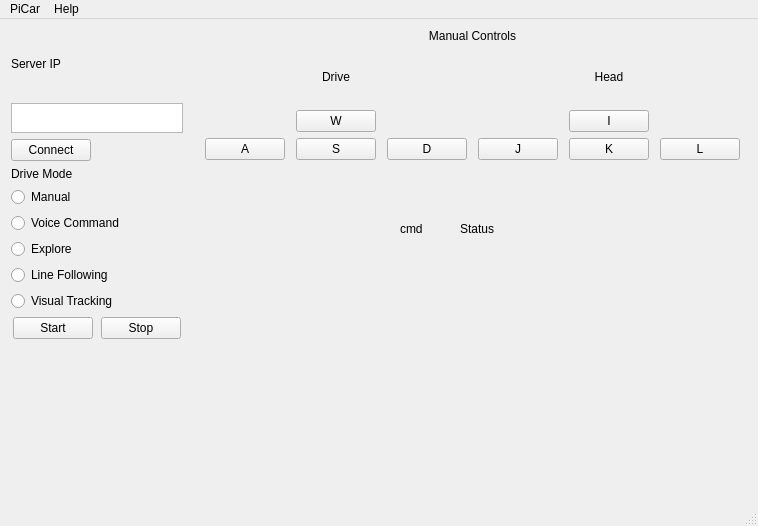
<?xml version="1.0" encoding="UTF-8"?>
<ui version="4.0">
 <class>MainWindow</class>
 <widget class="QMainWindow" name="MainWindow">
  <property name="enabled">
   <bool>true</bool>
  </property>
  <property name="geometry">
   <rect>
    <x>0</x>
    <y>0</y>
    <width>758</width>
    <height>526</height>
   </rect>
  </property>
  <property name="windowTitle">
   <string>MainWindow</string>
  </property>
  <widget class="QWidget" name="centralwidget">
   <widget class="QLabel" name="label_6">
    <property name="geometry">
     <rect>
      <x>460</x>
      <y>200</y>
      <width>67</width>
      <height>19</height>
     </rect>
    </property>
    <property name="text">
     <string>Status</string>
    </property>
   </widget>
   <widget class="QLabel" name="label_7">
    <property name="geometry">
     <rect>
      <x>400</x>
      <y>200</y>
      <width>67</width>
      <height>19</height>
     </rect>
    </property>
    <property name="text">
     <string>cmd</string>
    </property>
   </widget>
   <widget class="QWidget" name="layoutWidget">
    <property name="geometry">
     <rect>
      <x>11</x>
      <y>11</y>
      <width>172</width>
      <height>309</height>
     </rect>
    </property>
    <layout class="QVBoxLayout" name="verticalLayout_3">
     <item>
      <layout class="QVBoxLayout" name="verticalLayout">
       <property name="sizeConstraint">
        <enum>QLayout::SetDefaultConstraint</enum>
       </property>
       <item>
        <widget class="QLabel" name="label">
         <property name="text">
          <string>Server IP</string>
         </property>
        </widget>
       </item>
       <item>
        <widget class="QPlainTextEdit" name="plainTextEdit">
         <property name="sizePolicy">
          <sizepolicy hsizetype="Maximum" vsizetype="Expanding">
           <horstretch>0</horstretch>
           <verstretch>0</verstretch>
          </sizepolicy>
         </property>
         <property name="minimumSize">
          <size>
           <width>0</width>
           <height>30</height>
          </size>
         </property>
         <property name="maximumSize">
          <size>
           <width>16777215</width>
           <height>30</height>
          </size>
         </property>
         <property name="focusPolicy">
          <enum>Qt::ClickFocus</enum>
         </property>
         <property name="verticalScrollBarPolicy">
          <enum>Qt::ScrollBarAlwaysOff</enum>
         </property>
         <property name="horizontalScrollBarPolicy">
          <enum>Qt::ScrollBarAlwaysOff</enum>
         </property>
         <property name="tabChangesFocus">
          <bool>true</bool>
         </property>
         <property name="lineWrapMode">
          <enum>QPlainTextEdit::NoWrap</enum>
         </property>
         <property name="maximumBlockCount">
          <number>1</number>
         </property>
        </widget>
       </item>
       <item>
        <widget class="QPushButton" name="pushButton">
         <property name="sizePolicy">
          <sizepolicy hsizetype="Maximum" vsizetype="Fixed">
           <horstretch>0</horstretch>
           <verstretch>0</verstretch>
          </sizepolicy>
         </property>
         <property name="text">
          <string>Connect</string>
         </property>
        </widget>
       </item>
      </layout>
     </item>
     <item>
      <layout class="QVBoxLayout" name="verticalLayout_2">
       <item>
        <widget class="QLabel" name="label_2">
         <property name="text">
          <string>Drive Mode</string>
         </property>
        </widget>
       </item>
       <item>
        <widget class="QRadioButton" name="radioButton">
         <property name="text">
          <string>Manual</string>
         </property>
        </widget>
       </item>
       <item>
        <widget class="QRadioButton" name="radioButton_2">
         <property name="text">
          <string>Voice Command</string>
         </property>
        </widget>
       </item>
       <item>
        <widget class="QRadioButton" name="radioButton_5">
         <property name="text">
          <string>Explore</string>
         </property>
        </widget>
       </item>
       <item>
        <widget class="QRadioButton" name="radioButton_3">
         <property name="text">
          <string>Line Following</string>
         </property>
        </widget>
       </item>
       <item>
        <widget class="QRadioButton" name="radioButton_4">
         <property name="text">
          <string>Visual Tracking</string>
         </property>
        </widget>
       </item>
       <item>
        <layout class="QHBoxLayout" name="horizontalLayout">
         <property name="sizeConstraint">
          <enum>QLayout::SetNoConstraint</enum>
         </property>
         <item>
          <widget class="QPushButton" name="pushButton_2">
           <property name="sizePolicy">
            <sizepolicy hsizetype="Maximum" vsizetype="Fixed">
             <horstretch>0</horstretch>
             <verstretch>0</verstretch>
            </sizepolicy>
           </property>
           <property name="text">
            <string>Start</string>
           </property>
          </widget>
         </item>
         <item>
          <widget class="QPushButton" name="pushButton_3">
           <property name="sizePolicy">
            <sizepolicy hsizetype="Fixed" vsizetype="Fixed">
             <horstretch>0</horstretch>
             <verstretch>0</verstretch>
            </sizepolicy>
           </property>
           <property name="text">
            <string>Stop</string>
           </property>
          </widget>
         </item>
        </layout>
       </item>
      </layout>
     </item>
    </layout>
   </widget>
   <widget class="QWidget" name="layoutWidget">
    <property name="geometry">
     <rect>
      <x>200</x>
      <y>10</y>
      <width>545</width>
      <height>131</height>
     </rect>
    </property>
    <layout class="QVBoxLayout" name="verticalLayout_4">
     <item>
      <widget class="QLabel" name="label_5">
       <property name="sizePolicy">
        <sizepolicy hsizetype="Preferred" vsizetype="Maximum">
         <horstretch>0</horstretch>
         <verstretch>0</verstretch>
        </sizepolicy>
       </property>
       <property name="text">
        <string>Manual Controls</string>
       </property>
       <property name="alignment">
        <set>Qt::AlignCenter</set>
       </property>
      </widget>
     </item>
     <item>
      <layout class="QGridLayout" name="gridLayout">
       <item row="1" column="1">
        <widget class="QPushButton" name="pushButton_4">
         <property name="sizePolicy">
          <sizepolicy hsizetype="Maximum" vsizetype="Fixed">
           <horstretch>0</horstretch>
           <verstretch>0</verstretch>
          </sizepolicy>
         </property>
         <property name="text">
          <string>W</string>
         </property>
         <property name="shortcut">
          <string>W</string>
         </property>
        </widget>
       </item>
       <item row="1" column="4">
        <widget class="QPushButton" name="pushButton_12">
         <property name="sizePolicy">
          <sizepolicy hsizetype="Maximum" vsizetype="Fixed">
           <horstretch>0</horstretch>
           <verstretch>0</verstretch>
          </sizepolicy>
         </property>
         <property name="text">
          <string>I</string>
         </property>
         <property name="shortcut">
          <string notr="true">I</string>
         </property>
         <property name="autoRepeat">
          <bool>true</bool>
         </property>
         <property name="autoRepeatDelay">
          <number>300</number>
         </property>
         <property name="autoRepeatInterval">
          <number>100</number>
         </property>
         <property name="autoDefault">
          <bool>false</bool>
         </property>
         <property name="default">
          <bool>false</bool>
         </property>
         <property name="flat">
          <bool>false</bool>
         </property>
        </widget>
       </item>
       <item row="2" column="1">
        <widget class="QPushButton" name="pushButton_5">
         <property name="sizePolicy">
          <sizepolicy hsizetype="Maximum" vsizetype="Fixed">
           <horstretch>0</horstretch>
           <verstretch>0</verstretch>
          </sizepolicy>
         </property>
         <property name="text">
          <string>S</string>
         </property>
         <property name="shortcut">
          <string>S</string>
         </property>
        </widget>
       </item>
       <item row="2" column="4">
        <widget class="QPushButton" name="pushButton_14">
         <property name="sizePolicy">
          <sizepolicy hsizetype="Maximum" vsizetype="Fixed">
           <horstretch>0</horstretch>
           <verstretch>0</verstretch>
          </sizepolicy>
         </property>
         <property name="text">
          <string>K</string>
         </property>
         <property name="shortcut">
          <string>K</string>
         </property>
        </widget>
       </item>
       <item row="0" column="1">
        <widget class="QLabel" name="label_3">
         <property name="text">
          <string>Drive</string>
         </property>
         <property name="alignment">
          <set>Qt::AlignCenter</set>
         </property>
        </widget>
       </item>
       <item row="2" column="0">
        <widget class="QPushButton" name="pushButton_7">
         <property name="sizePolicy">
          <sizepolicy hsizetype="Maximum" vsizetype="Fixed">
           <horstretch>0</horstretch>
           <verstretch>0</verstretch>
          </sizepolicy>
         </property>
         <property name="text">
          <string>A</string>
         </property>
         <property name="shortcut">
          <string>A</string>
         </property>
        </widget>
       </item>
       <item row="2" column="2">
        <widget class="QPushButton" name="pushButton_6">
         <property name="sizePolicy">
          <sizepolicy hsizetype="Maximum" vsizetype="Fixed">
           <horstretch>0</horstretch>
           <verstretch>0</verstretch>
          </sizepolicy>
         </property>
         <property name="text">
          <string>D</string>
         </property>
         <property name="shortcut">
          <string>D</string>
         </property>
        </widget>
       </item>
       <item row="2" column="5">
        <widget class="QPushButton" name="pushButton_15">
         <property name="sizePolicy">
          <sizepolicy hsizetype="Maximum" vsizetype="Fixed">
           <horstretch>0</horstretch>
           <verstretch>0</verstretch>
          </sizepolicy>
         </property>
         <property name="text">
          <string>L</string>
         </property>
         <property name="shortcut">
          <string>L</string>
         </property>
        </widget>
       </item>
       <item row="2" column="3">
        <widget class="QPushButton" name="pushButton_13">
         <property name="sizePolicy">
          <sizepolicy hsizetype="Maximum" vsizetype="Fixed">
           <horstretch>0</horstretch>
           <verstretch>0</verstretch>
          </sizepolicy>
         </property>
         <property name="text">
          <string>J</string>
         </property>
         <property name="shortcut">
          <string>J</string>
         </property>
        </widget>
       </item>
       <item row="0" column="4">
        <widget class="QLabel" name="label_4">
         <property name="text">
          <string>Head</string>
         </property>
         <property name="alignment">
          <set>Qt::AlignCenter</set>
         </property>
        </widget>
       </item>
      </layout>
     </item>
    </layout>
   </widget>
  </widget>
  <widget class="QMenuBar" name="menubar">
   <property name="geometry">
    <rect>
     <x>0</x>
     <y>0</y>
     <width>758</width>
     <height>24</height>
    </rect>
   </property>
   <widget class="QMenu" name="menuPiCar">
    <property name="title">
     <string>PiCar</string>
    </property>
    <addaction name="actionStart"/>
    <addaction name="actionQuit"/>
    <addaction name="separator"/>
    <addaction name="actionReboot"/>
    <addaction name="actionExit"/>
   </widget>
   <widget class="QMenu" name="menuHelp">
    <property name="title">
     <string>Help</string>
    </property>
    <addaction name="actionAbout"/>
    <addaction name="actionHelp"/>
   </widget>
   <addaction name="menuPiCar"/>
   <addaction name="menuHelp"/>
  </widget>
  <widget class="QStatusBar" name="statusbar"/>
  <action name="actionQuit">
   <property name="text">
    <string>Quit</string>
   </property>
  </action>
  <action name="actionExit">
   <property name="text">
    <string>Shutdown</string>
   </property>
  </action>
  <action name="actionReboot">
   <property name="text">
    <string>Reboot</string>
   </property>
  </action>
  <action name="actionStart">
   <property name="text">
    <string>Start</string>
   </property>
  </action>
  <action name="actionAbout">
   <property name="enabled">
    <bool>false</bool>
   </property>
   <property name="text">
    <string>About</string>
   </property>
  </action>
  <action name="actionHelp">
   <property name="enabled">
    <bool>false</bool>
   </property>
   <property name="text">
    <string>Help</string>
   </property>
  </action>
 </widget>
 <resources/>
 <connections/>
</ui>
